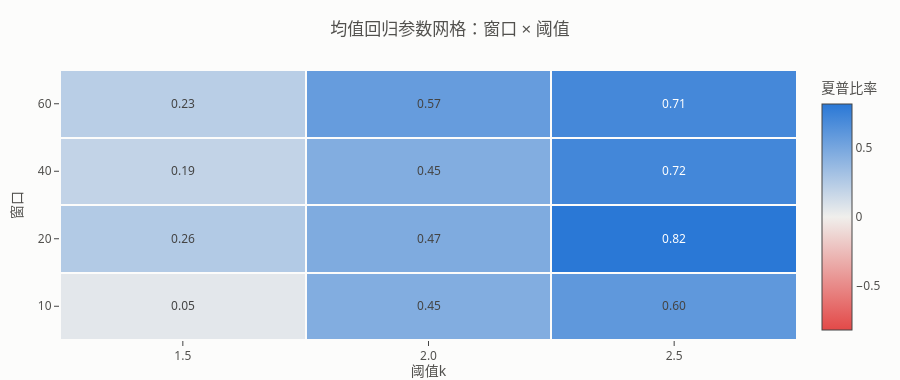

Here is the notebook cell this chart was saved with:
### Code cell
plot_grid(mr["grid"], "夏普比率", "均值回归参数网格：窗口 × 阈值")

### Figure 1 — Plotly figure (JSON) as saved in the notebook; plotly's stock layout.template omitted (floating-point values rounded to 4 significant figures)
{"data": [{"colorbar": {"title": {"text": "夏普比率"}}, "colorscale": [[0, "#e34948"], [0.5, "#f0efec"], [1, "#2a78d6"]], "hovertemplate": "窗口=%{y}<br>阈值k=%{x}<br>夏普比率=%{z:.2f}<extra></extra>", "text": [["0.05", "0.45", "0.60"], ["0.26", "0.47", "0.82"], ["0.19", "0.45", "0.72"], ["0.23", "0.57", "0.71"]], "texttemplate": "%{text}", "type": "heatmap", "x": ["1.5", "2.0", "2.5"], "xgap": 2, "y": ["10", "20", "40", "60"], "ygap": 2, "z": [[0.05381, 0.4537, 0.5997], [0.2553, 0.4688, 0.8201], [0.1905, 0.4544, 0.7156], [0.2267, 0.5707, 0.709]], "zmax": 0.8201, "zmin": -0.8201}], "layout": {"height": 380, "hovermode": "closest", "title": {"text": "均值回归参数网格：窗口 × 阈值"}, "xaxis": {"showgrid": false, "title": {"text": "阈值k"}, "type": "category"}, "yaxis": {"showgrid": false, "title": {"text": "窗口"}, "type": "category"}}}
